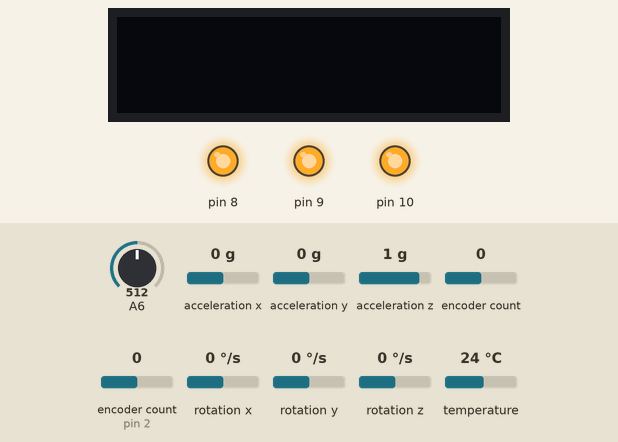
Simulated run of this sketch. Board: Arduino Uno, built for the host (arithmetic inside an expression is 32-bit, double 64-bit). On the bench: 128×32 one-colour display, output pins drawn as LEDs (lit = HIGH). The inputs (shaded band) are chosen by the test bench; at power-on: encoder count 0, A6 = 512, encoder count (sensor on pin 2) 0, acceleration x 0 g, acceleration y 0 g, acceleration z 1 g, rotation x 0 °/s, rotation y 0 °/s, rotation z 0 °/s, temperature 24 °C. The display library's start-up logo is not drawn; what the sketch prints to the serial monitor is not drawn.

Above: at 1.3 s.
1.4 s: encoder count (sensor 0) set to 4
At 2.2 s:
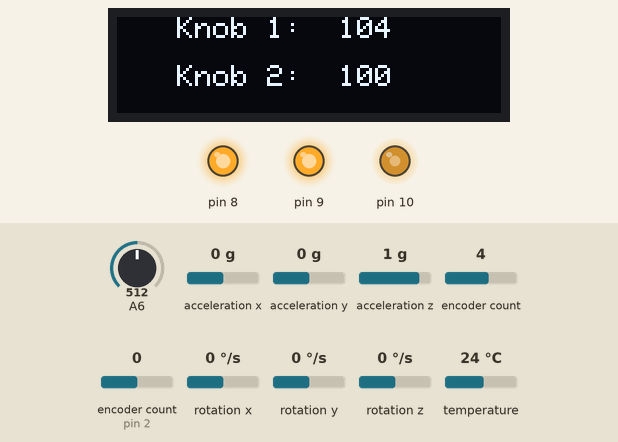
2.9 s: A6 set to 893
4.4 s: A6 set to 915
At 6.3 s:
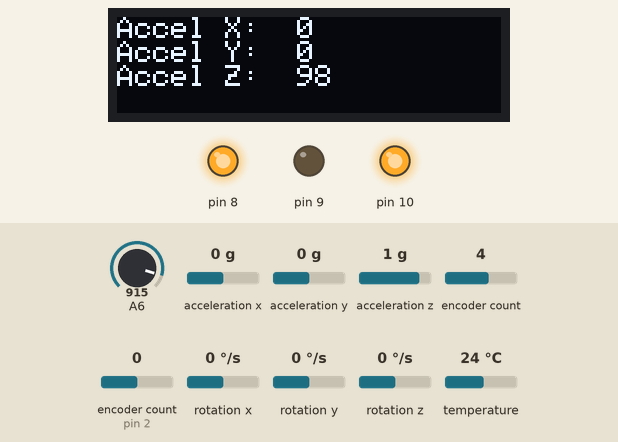
6.8 s: encoder count (sensor on pin 2) set to 4
At 7.5 s:
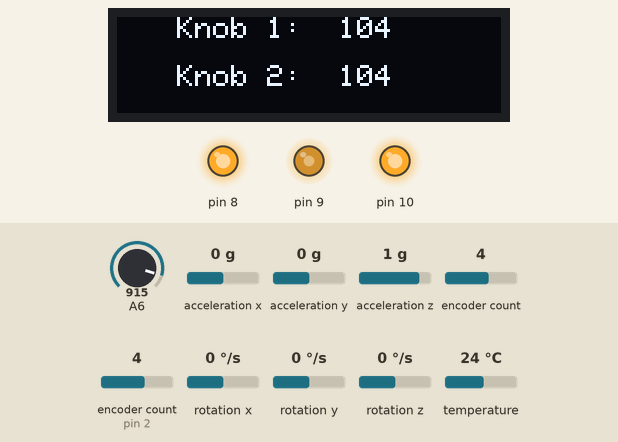
9.5 s: encoder count (sensor 0) set to 3
At 10.4 s:
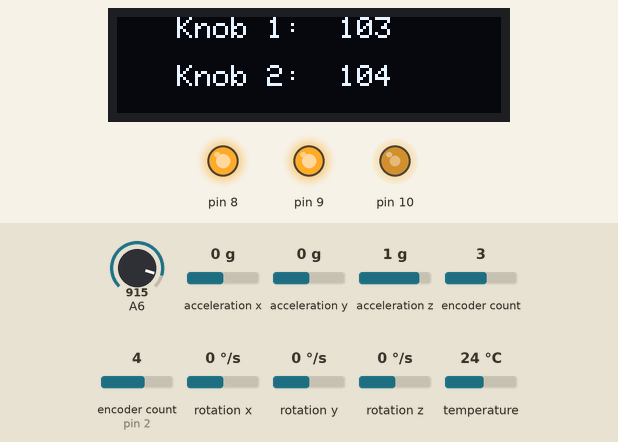
12.1 s: acceleration x set to -1.4 g
At 13.7 s:
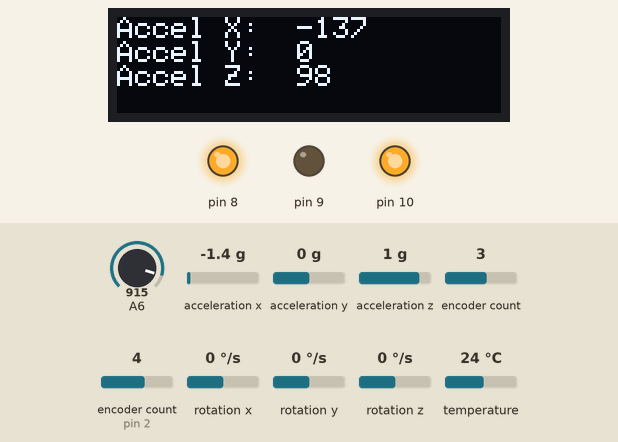
Timing chart, 0 to 15.2 s (numbered marks = the images above; inputs shaded):
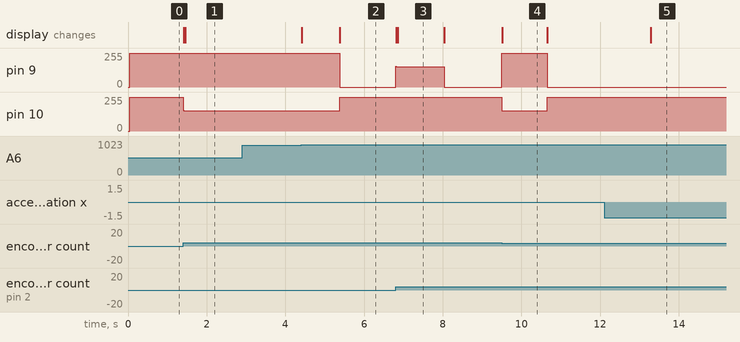

Measured:
- the behaviour switches between 900 and 901 on A6 (found by bisection; images 1 and 2)
- after the input at 1.4 s, pin 10: 255/255 → 151/255 at once; the display: first changes at once (image 1 shows a later state)
- after the input at 2.9 s, every drawn part: stays the same
- after the input at 4.4 s, pin 9: 255/255 → 0/255 after 0.98 s; pin 10: 151/255 → 255/255 after 0.98 s; the display: first changes at once (image 2 shows a later state)
- after the input at 6.8 s, pin 9: 0/255 → 151/255 at once, → 0/255 1.2 s later; the display: first changes at once (image 3 shows a later state)
- after the input at 9.5 s, pin 9: 0/255 → 255/255 at once, → 0/255 1.2 s later; pin 10: 255/255 → 152/255 at once, → 255/255 1.2 s later; the display: changes at once (image 4)
- after the input at 12.1 s, the display: changes after 1.2 s (image 5)
- what the display in image 3 shows lasts 1.1 s, from 6.9 s to 8.0 s

The sketch:

miditilt_02-2.ino
```cpp
// Basic demo for accelerometer readings from Adafruit MPU6050

#include <Adafruit_MPU6050.h>
#include <Adafruit_Sensor.h>
#include <Wire.h>
#include <SimpleRotary.h>
#include <Adafruit_GFX.h>
#include <Adafruit_SSD1306.h>

#define SCREEN_WIDTH 128 // OLED display width, in pixels
#define SCREEN_HEIGHT 32 // OLED display height, in pixels
// Declaration for an SSD1306 display connected to I2C (SDA, SCL pins)
#define OLED_RESET     -1 // Reset pin # (or -1 if sharing Arduino reset pin)
Adafruit_SSD1306 display(SCREEN_WIDTH, SCREEN_HEIGHT, &Wire, OLED_RESET);

// Pin A, Pin B, Button Pin
SimpleRotary rotary(0,1,7);
SimpleRotary rotary2(2,3,7);
int cw = 100;
int cw2 = 100;
int bo, bn = 0;
byte bstate = false;

int counter = 0;

Adafruit_MPU6050 mpu;

void setup(void) {
  Serial.begin(9600);

  // Try to initialize!
  if (!mpu.begin()) {
    Serial.println("Failed to find MPU6050 chip");
    while (1) {
      delay(10);// hang if it doesnt init
    }
  }
  Serial.println("MPU6050 Found!");
  mpu.setAccelerometerRange(MPU6050_RANGE_2_G);
  mpu.setGyroRange(MPU6050_RANGE_250_DEG);
  mpu.setFilterBandwidth(MPU6050_BAND_21_HZ);

  // SSD1306_SWITCHCAPVCC = generate display voltage from 3.3V internally
  if(!display.begin(SSD1306_SWITCHCAPVCC, 0x3C)) { // Address 0x3C for 128x32
    Serial.println(F("SSD1306 allocation failed"));
    for(;;); // Don't proceed, loop forever
  }
  display.display();


  pinMode(8, OUTPUT);
  pinMode(9, OUTPUT);
  pinMode(10, OUTPUT);
  pinMode(6, INPUT_PULLDOWN);
  setRGB(0, 0, 0);
  delay(100);

  display.clearDisplay();
  display.display();
}


void loop() {
  counter ++;
  /* Get new sensor events with the readings */

  if (counter % 1000 == 0) {
    sensors_event_t a, g, temp;
    mpu.getEvent(&a, &g, &temp);
    int sense[7];
    sense[0] = (int)(a.acceleration.x * 10.);
    sense[1] = (int)(a.acceleration.y * 10.);
    sense[2] = (int)(a.acceleration.z * 10.);
// taking this out for now, not sure if its working too well
//    sense[3] = (int)(a.gyro.x*100.);
//    sense[4] = (int)(a.gyro.y*100.);
//    sense[5] = (int)(a.gyro.z*100.);
//    sense[6] = (int)(temp.temperature*10.);
    if (bstate == 1) {
      display.clearDisplay();
      display.setTextSize(1.5);      // Normal 1:1 pixel scale
      display.setTextColor(SSD1306_WHITE); // Draw white text
      display.setCursor(0,0);
      display.print(F("Accel X:  "));
      display.println(sense[0]);
      display.print(F("Accel Y:  "));
      display.println(sense[1]);
      display.print(F("Accel Z:  "));
      display.print(sense[2]);
      display.display();
      Serial.println("");
      setRGB(255, 0, 0);
    }
    if (bstate == 0){
//      display.clearDisplay();
//      display.setTextSize(1);      // Normal 1:1 pixel scale
//      display.setTextColor(SSD1306_WHITE); // Draw white text
//      display.print(F("All good!"));
//      display.display();
    }
  }

  if (counter >= 10000) counter = 0;
  /* Print out the values */
  if (bstate == 1){
    //setRGB(255, 0, 0);
    }
  else if (bstate == 0) {
    //setRGB(0, 255, 0);
    }

  byte i, i2;
  int bn = analogRead(6) >900;
  if (bn != bo){
    bo = bn;
    if (bn ==1 ) {
      bstate = !bstate;
      Serial.println(bstate);
      display.clearDisplay();
      display.setCursor(0, 0);
      display.setTextSize(1);      // Normal 1:1 pixel scale
      display.setTextColor(SSD1306_WHITE); // Draw white text
      display.print(F("All good!"));
      display.display();
    }

  }

  // get direction
  i = rotary.rotate();
  i2 = rotary2.rotate();

  if ( i == 1 ) {
    Serial.print("CW ");
    cw++;
    Serial.println(cw);
    setRGB(0, (cw%127), (cw%127));
    showKnob(cw, cw2);

  }
  if ( i == 2 ) {
    Serial.print("CCW");
    cw--;
    Serial.println(cw);
    setRGB(0,(cw%127),(cw%127) );
    showKnob(cw, cw2);
  }

  if ( i2 == 1 ) {
    Serial.print("CW2 ");
    cw2++;
    Serial.println(cw2);
    setRGB((cw2%127), 0, (cw2%127));
    showKnob(cw, cw2);
  }
  if ( i2 == 2 ) {
    Serial.print("CCW2");
    cw2--;
    Serial.println(cw2);
    setRGB((cw2%127), 0, (cw2%127));
    showKnob(cw, cw2);
  }

  //delay(10);
}


void setRGB(int r, int g, int b) {
  analogWrite(9, 255-r);
  analogWrite(10, 255-g);
  analogWrite(8, 255-b);
}

void showKnob(int k1, int k2){
    display.clearDisplay();
    display.setTextSize(1);
    display.setTextColor(SSD1306_WHITE);
    display.setCursor(20, 0);
    display.print(F("Knob 1:  "));
    display.print(k1);
    display.setCursor(20, 16);
    display.print(F("Knob 2:  "));
    display.print(k2);
    display.display();
}
```
